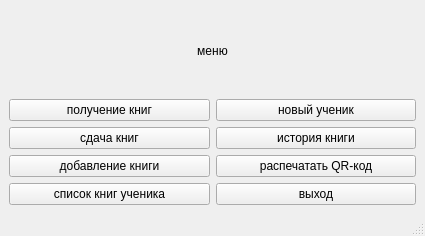
<?xml version="1.0" encoding="UTF-8"?>
<ui version="4.0">
 <class>MainWindow</class>
 <widget class="QMainWindow" name="MainWindow">
  <property name="geometry">
   <rect>
    <x>0</x>
    <y>0</y>
    <width>425</width>
    <height>236</height>
   </rect>
  </property>
  <property name="windowTitle">
   <string>MainWindow</string>
  </property>
  <widget class="QWidget" name="centralwidget">
   <layout class="QGridLayout" name="gridLayout">
    <item row="0" column="0" colspan="2">
     <widget class="QLabel" name="label">
      <property name="text">
       <string>&lt;html&gt;&lt;head/&gt;&lt;body&gt;&lt;p align=&quot;center&quot;&gt;меню&lt;/p&gt;&lt;/body&gt;&lt;/html&gt;</string>
      </property>
     </widget>
    </item>
    <item row="1" column="0">
     <widget class="QPushButton" name="pushButton">
      <property name="text">
       <string>получение книг</string>
      </property>
     </widget>
    </item>
    <item row="1" column="1">
     <widget class="QPushButton" name="pushButton_5">
      <property name="text">
       <string>новый ученик</string>
      </property>
     </widget>
    </item>
    <item row="2" column="0">
     <widget class="QPushButton" name="pushButton_2">
      <property name="text">
       <string>сдача книг</string>
      </property>
     </widget>
    </item>
    <item row="2" column="1">
     <widget class="QPushButton" name="pushButton_6">
      <property name="text">
       <string>история книги</string>
      </property>
     </widget>
    </item>
    <item row="3" column="0">
     <widget class="QPushButton" name="pushButton_3">
      <property name="text">
       <string>добавление книги</string>
      </property>
     </widget>
    </item>
    <item row="3" column="1">
     <widget class="QPushButton" name="pushButton_7">
      <property name="text">
       <string>распечатать QR-код</string>
      </property>
     </widget>
    </item>
    <item row="4" column="0">
     <widget class="QPushButton" name="pushButton_4">
      <property name="text">
       <string>список книг ученика</string>
      </property>
     </widget>
    </item>
    <item row="4" column="1">
     <widget class="QPushButton" name="pushButton_8">
      <property name="text">
       <string>выход</string>
      </property>
     </widget>
    </item>
   </layout>
  </widget>
  <widget class="QMenuBar" name="menubar">
   <property name="geometry">
    <rect>
     <x>0</x>
     <y>0</y>
     <width>425</width>
     <height>18</height>
    </rect>
   </property>
  </widget>
  <widget class="QStatusBar" name="statusbar"/>
 </widget>
 <resources/>
 <connections/>
</ui>
